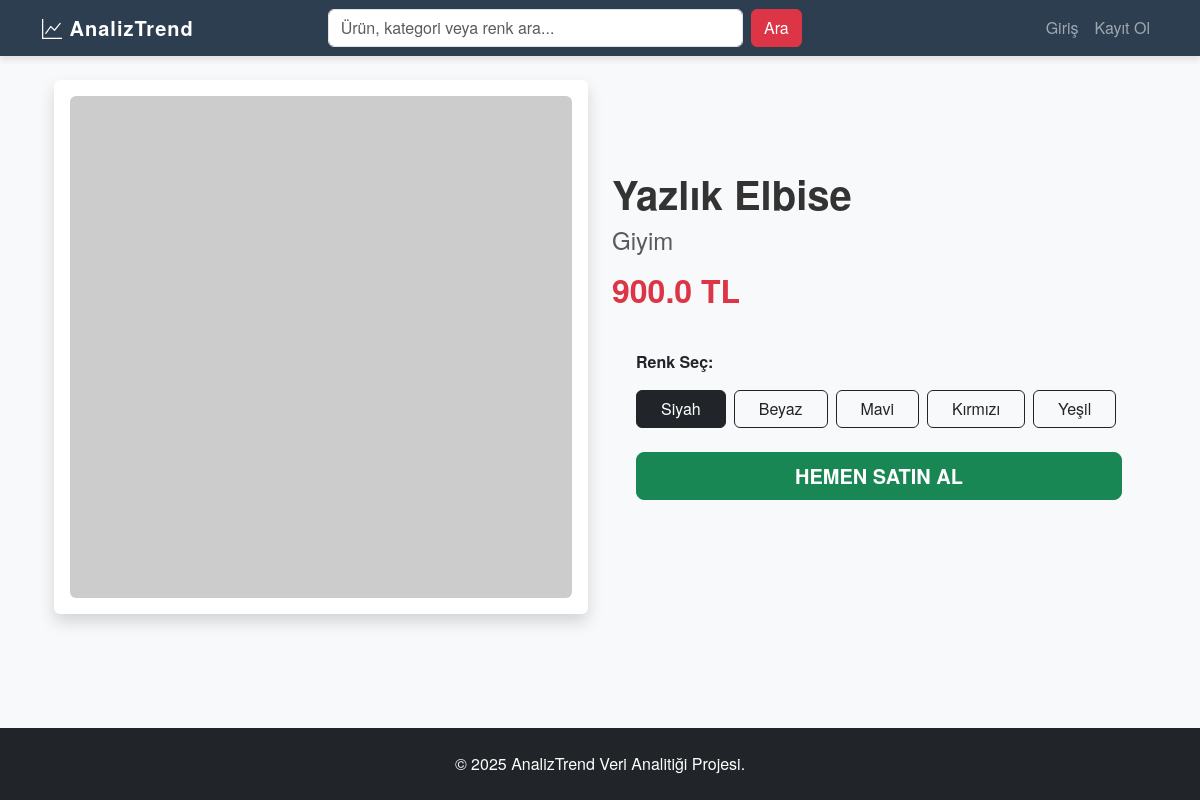
The page /product/7 on the database its author committed.
### app.py (models this page shows)
class Product(db.Model):
    id = db.Column(db.Integer, primary_key=True)
    name = db.Column(db.String(200), nullable=False)
    category = db.Column(db.String(100), nullable=False)
    price = db.Column(db.Float, nullable=False)

### app.py (the view, shortened to what this page needs)
@app.route('/product/<int:product_id>')
def product_detail(product_id):
    product = Product.query.get_or_404(product_id)
    selected_color = request.args.get('color', 'Siyah')
    if current_user.is_authenticated:
        db.session.add(ClickLog(user_id=current_user.id, product_id=product.id))
        db.session.commit()
    hex_code = COLOR_CODES.get(selected_color, '000000')
    text_c = '000000' if selected_color == 'Beyaz' else 'FFFFFF'
    dynamic_img = f"https://placehold.co/500x500/{hex_code}/{text_c}/png?text={product.name.replace(' ', '+')}+({selected_color})"
    purchases = PurchaseLog.query.filter_by(product_id=product.id).all()
    color_dist = {c: 0 for c in ALL_COLORS}
    for p in purchases:
        if p.selected_color in color_dist:
            color_dist[p.selected_color] += 1
    age_groups = ['18-25', '26-40', '40+']
    age_color_matrix = {grp: {c: 0 for c in ALL_COLORS} for grp in age_groups}
    for p in purchases:
        age = p.user.age
        if age <= 25:
            grp = '18-25'
        elif age <= 40:
            grp = '26-40'
        else:
            grp = '40+'
        c = p.selected_color
        if c in age_color_matrix[grp]:
            age_color_matrix[grp][c] += 1
    prod_outlier_data = {'labels': [], 'data': [], 'clean_data': []}
    return render_template('product.html',
                            product=product,
                            current_image=dynamic_img,
                            selected_color=selected_color,
                            colors=ALL_COLORS,
                            color_dist=color_dist,
                            age_color_matrix=age_color_matrix,
                            prod_outlier_data=prod_outlier_data)

### app.py (called while the page is built)
    @property
    def age(self):
        if not self.birth_date: return 25
        today = datetime.date.today()
        b_date = self.birth_date
        if isinstance(b_date, str):
            try: b_date = datetime.datetime.strptime(b_date, '%Y-%m-%d').date()
            except:
                try: b_date = datetime.datetime.strptime(b_date, '%Y-%m-%d %H:%M:%S.%f').date()
                except: return 25
        return today.year - b_date.year - ((today.month, today.day) < (b_date.month, b_date.day))

### templates/product.html (shortened to what this page needs)
{% extends 'layout.html' %} {% block content %}
<div class="container">
  <div class="row mb-5 align-items-center">
    <div class="col-md-6 text-center">
      <div class="card border-0 shadow p-3">
        <img src="{{ current_image }}" class="img-fluid rounded" />
      </div>
    </div>
    <div class="col-md-6">
      <h1 class="fw-bold">{{ product.name }}</h1>
      <h4 class="text-muted">{{ product.category }}</h4>
      <h2 class="text-danger fw-bold my-3">{{ product.price }} TL</h2>
      <div class="card bg-light border-0 p-4">
        <p class="fw-bold">Renk Seç:</p>
        <div class="d-flex flex-wrap gap-2 mb-4">
          {% for color in colors %}
          <a
            href="{{ url_for('product_detail', product_id=product.id, color=color) }}"
            class="btn {% if selected_color == color %}btn-dark{% else %}btn-outline-dark{% endif %} px-4"
          >
            {{ color }}
          </a>
          {% endfor %}
        </div>
        <button
          onclick="buyDetail('{{ selected_color }}')"
          class="btn btn-success btn-lg w-100 fw-bold"
        >
          HEMEN SATIN AL
        </button>
      </div>
    </div>
  </div>
</div>
{% endblock %}

### static/css/style.css (style rules this page uses)
:root { --primary: #2c3e50; --secondary: #e67e22; --accent: #3498db; --light: #ecf0f1; --dark: #2c3e50; --success: #27ae60; }
body { background-color: #f8f9fa; font-family: 'Helvetica Neue', Helvetica, Arial, sans-serif; color: #333; }

### rows shown on the page
Product: name "Yazlık Elbise", category "Giyim", price "900.0"

### other values the page prints
{{ color }} "Siyah" "Beyaz" "Mavi" "Kırmızı" "Yeşil"
